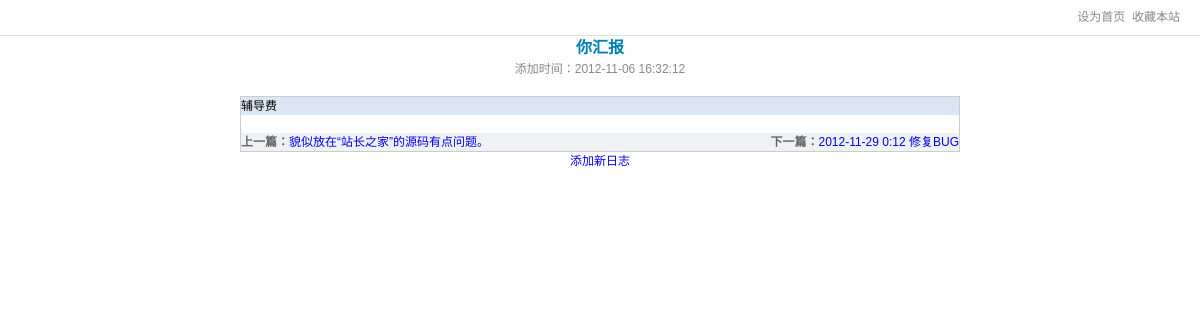
Page /blog.php?id=6 on the committed database.
### tables this page shows
CREATE TABLE IF NOT EXISTS `blogs` (
  `id` int(10) NOT NULL AUTO_INCREMENT,
  `title` varchar(50) NOT NULL,
  `blog` text NOT NULL,
  `time` datetime NOT NULL,
  PRIMARY KEY (`id`)
);

### blog.php (the view, shortened to what this page needs)
<?
     $exec="select * from blogs where id=".$_GET['id'];
     $result=mysql_query($exec);
     $rs=mysql_fetch_object($result);
	 $uid=$rs->id;
     $title=$rs->title;
     $blog=$rs->blog;
     $time=$rs->time;
?>
<!DOCTYPE html PUBLIC "-//W3C//DTD XHTML 1.0 Transitional//EN" "http://www.w3.org/TR/xhtml1/DTD/xhtml1-transitional.dtd">
<html xmlns="http://www.w3.org/1999/xhtml">
<head>
<link href="sou.css" rel="stylesheet" type="text/css" />
</head>
<body>
<div id="top-header">
  <div class="inner">
    <p class="search-tab">
    </p>
    <ul class="user-toolbar" id="user-toolbar">
      <li class="item">
      <a id="setHomepage" class="item-tab" onclick="var strHref=window.location.href;this.style.behavior='url(#default#homepage)';this.setHomePage('http://026k.com');" href="#">设为首页</a>&nbsp;&nbsp;<a id="setHomepage" class="item-tab" href="javascript:window.external.AddFavorite('http://026k.com/','关键词系统')">收藏本站</a>
      </li>
    </ul>
  </div>
</div>
<div align="center">
<p class="title" id="title"><?=$title?></p>
<p class="footer" id="footer">添加时间：<?=$time?></p><br />
<table width='60%' id='cow' cellspacing='0' cellpadding='0'>
  <tr>
    <td valign='top'>
   <table width='100%' cellspacing='1' cellpadding='2'>
    <tr align='left' bgcolor='#DBE6F5'>
      <td><?=$blog?></td>
    </tr>
  </table>
  	<table width='100%' cellspacing='1' cellpadding='2'>
    <tr bgcolor='#EEF2F4'>
	<br />
  <?php
	 $exec="select id,title from blogs where id<".$_GET['id']." order by id desc limit 0,1";
     $result=mysql_query($exec);
     $rs=mysql_fetch_object($result);
	if(isset($rs->id)){
	        $lastid=$rs->id;
			$lasttitle=$rs->title;
	}
	else{
			$lastid=$uid;
			$lasttitle='没有了';
	}
  ?>
  <?php
	 $exec="select id,title from blogs where id>".$_GET['id']." order by id asc limit 0,1";
     $result=mysql_query($exec);
     $rs=mysql_fetch_object($result);
     $nextid=$rs->id;
	 $nexttitle=$rs->title;
	if(isset($rs->id)){
	        $nextid=$rs->id;
			$nexttitle=$rs->title;
	}
	else{
			$nextid=$uid;
			$nexttitle='没有了';
	}
	?>
      <td><span style='float:left; text-align:left'><font color="#666666"><b>上一篇：</b><a href='blog.php?id=<?=$lastid?>'><?=$lasttitle?></a></font></span><span style='float:right; text-align:left'><font color=#666666><b>下一篇：</b><a href='blog.php?id=<?=$nextid?>'><?=$nexttitle?></a><font></span></td>
   </tr>
   </table>
  </td>
</tr>
</table>
<a href='addblog.php'>添加新日志</a>
</div>
<div id="footer" >
<br />
</div>
</body>
</html>

### sou.css (style rules this page uses)
body,h1,h2,h3,h4,p,dl,dt,dd,ul,li,form,th,td,table,label,a { margin:0;padding:0;border:0;outline:0;font-size:100%;vertical-align:baseline;background:transparent }
body,button,input,select,textarea { font:12px/1.5 arial,simsun }
ul { list-style:none }
li { overflow:hidden }
a { text-decoration:none;cursor:pointer }
table { border-collapse:collapse;border-spacing:0 }
html,body { height:100% }
body { min-height:600px;background:#fff }
#top-header,#body-content,#header,#body,#footer { position:relative;z-index:1 }
#top-header { z-index:2;height:35px;border-bottom:1px solid #e0e0e0 }
#top-header .inner { position:relative;padding:0 4px }
.search-tab { height: 35px;line-height: 35px;width: 50%; }
.search-tab { width:50%;height:35px;line-height:35px;*line-height:34px }
.user-toolbar { letter-spacing: -0.31em; position: absolute; right: 20px; text-align: right; top: 0; width: 40%; word-spacing: -0.43em; }
.user-toolbar .item { color: #EAEAEA; display: inline-block; letter-spacing: normal; line-height: 35px; margin-left: 4px; word-spacing: normal; }
.user-toolbar .item-tab { color: #888888; }
#footer { color: #888888; line-height: 18px; text-align: center; width: 100%; }
#title { font-size: 16px;font-weight:bold;text-decoration:none;color:#007eb5; }
#cow { border:1px solid #cccccc }

### rows in the picture
blogs: title "你汇报", time "2012-11-06 16:32:12", blog "辅导费"
blogs: title "貌似放在“站长之家”的源码有点问题。"
blogs: title "2012-11-29 0:12 修复BUG"
